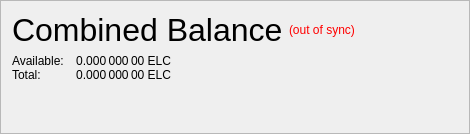
                   <widget class="QFrame" name="frame_CombinedBalances">
                    <property name="minimumSize">
                     <size>
                      <width>470</width>
                      <height>0</height>
                     </size>
                    </property>
                    <property name="frameShape">
                     <enum>QFrame::StyledPanel</enum>
                    </property>
                    <property name="frameShadow">
                     <enum>QFrame::Raised</enum>
                    </property>
                    <layout class="QVBoxLayout" name="verticalLayout_5">
                     <property name="spacing">
                      <number>6</number>
                     </property>
                     <property name="sizeConstraint">
                      <enum>QLayout::SetNoConstraint</enum>
                     </property>
                     <item>
                      <layout class="QHBoxLayout" name="horizontalLayout_5" stretch="0,0,0">
                       <item>
                        <widget class="QLabel" name="label_5z">
                         <property name="minimumSize">
                          <size>
                           <width>0</width>
                           <height>20</height>
                          </size>
                         </property>
                         <property name="font">
                          <font>
                           <pointsize>24</pointsize>
                           <weight>50</weight>
                           <bold>false</bold>
                          </font>
                         </property>
                         <property name="toolTip">
                          <string>Combined Balance (including unconfirmed and immature coins)</string>
                         </property>
                         <property name="text">
                          <string>Combined Balance</string>
                         </property>
                        </widget>
                       </item>
                       <item>
                        <widget class="QLabel" name="labelWalletStatus">
                         <property name="cursor">
                          <cursorShape>WhatsThisCursor</cursorShape>
                         </property>
                         <property name="toolTip">
                          <string>The displayed information may be out of date. Your wallet automatically synchronizes with the Elecash network after a connection is established, but this process has not completed yet.</string>
                         </property>
                         <property name="styleSheet">
                          <string notr="true">QLabel { color: red; }</string>
                         </property>
                         <property name="text">
                          <string notr="true">(out of sync)</string>
                         </property>
                         <property name="alignment">
                          <set>Qt::AlignLeading|Qt::AlignLeft|Qt::AlignVCenter</set>
                         </property>
                        </widget>
                       </item>
                       <item>
                        <spacer name="horizontalSpacer_1">
                         <property name="orientation">
                          <enum>Qt::Horizontal</enum>
                         </property>
                         <property name="sizeHint" stdset="0">
                          <size>
                           <width>40</width>
                           <height>20</height>
                          </size>
                         </property>
                        </spacer>
                       </item>
                      </layout>
                     </item>
                     <item>
                      <layout class="QGridLayout" name="gridLayout_3">
                       <property name="horizontalSpacing">
                        <number>12</number>
                       </property>
                       <property name="verticalSpacing">
                        <number>0</number>
                       </property>
                       <item row="1" column="0">
                        <widget class="QLabel" name="labelBalanceTextz">
                         <property name="text">
                          <string>Available:</string>
                         </property>
                        </widget>
                       </item>
                       <item row="1" column="1">
                        <widget class="QLabel" name="labelBalancez">
                         <property name="font">
                          <font>
                           <weight>50</weight>
                           <bold>false</bold>
                          </font>
                         </property>
                         <property name="cursor">
                          <cursorShape>IBeamCursor</cursorShape>
                         </property>
                         <property name="toolTip">
                          <string>Your current spendable balance</string>
                         </property>
                         <property name="text">
                          <string notr="true">0.000 000 00 ELC</string>
                         </property>
                         <property name="alignment">
                          <set>Qt::AlignRight|Qt::AlignTrailing|Qt::AlignVCenter</set>
                         </property>
                         <property name="textInteractionFlags">
                          <set>Qt::LinksAccessibleByMouse|Qt::TextSelectableByKeyboard|Qt::TextSelectableByMouse</set>
                         </property>
                        </widget>
                       </item>
                       <item row="2" column="0">
                        <widget class="QLabel" name="labelTotalTextz">
                         <property name="text">
                          <string>Total:</string>
                         </property>
                        </widget>
                       </item>
                       <item row="2" column="1">
                        <widget class="QLabel" name="labelTotalz">
                         <property name="font">
                          <font>
                           <weight>50</weight>
                           <bold>false</bold>
                          </font>
                         </property>
                         <property name="cursor">
                          <cursorShape>IBeamCursor</cursorShape>
                         </property>
                         <property name="toolTip">
                          <string>Total Balance, including all unavailable coins.</string>
                         </property>
                         <property name="text">
                          <string notr="true">0.000 000 00 ELC</string>
                         </property>
                         <property name="alignment">
                          <set>Qt::AlignRight|Qt::AlignTrailing|Qt::AlignVCenter</set>
                         </property>
                         <property name="textInteractionFlags">
                          <set>Qt::LinksAccessibleByMouse|Qt::TextSelectableByKeyboard|Qt::TextSelectableByMouse</set>
                         </property>
                        </widget>
                       </item>
                       <item row="2" column="3">
                        <spacer name="horizontalSpacer_2">
                         <property name="orientation">
                          <enum>Qt::Horizontal</enum>
                         </property>
                         <property name="sizeHint" stdset="0">
                          <size>
                           <width>40</width>
                           <height>0</height>
                          </size>
                         </property>
                        </spacer>
                       </item>
                      </layout>
                     </item>
                     <item>
                      <spacer name="verticalSpacer_1">
                       <property name="orientation">
                        <enum>Qt::Vertical</enum>
                       </property>
                       <property name="sizeHint" stdset="0">
                        <size>
                         <width>20</width>
                         <height>40</height>
                        </size>
                       </property>
                      </spacer>
                     </item>
                    </layout>
                   </widget>
